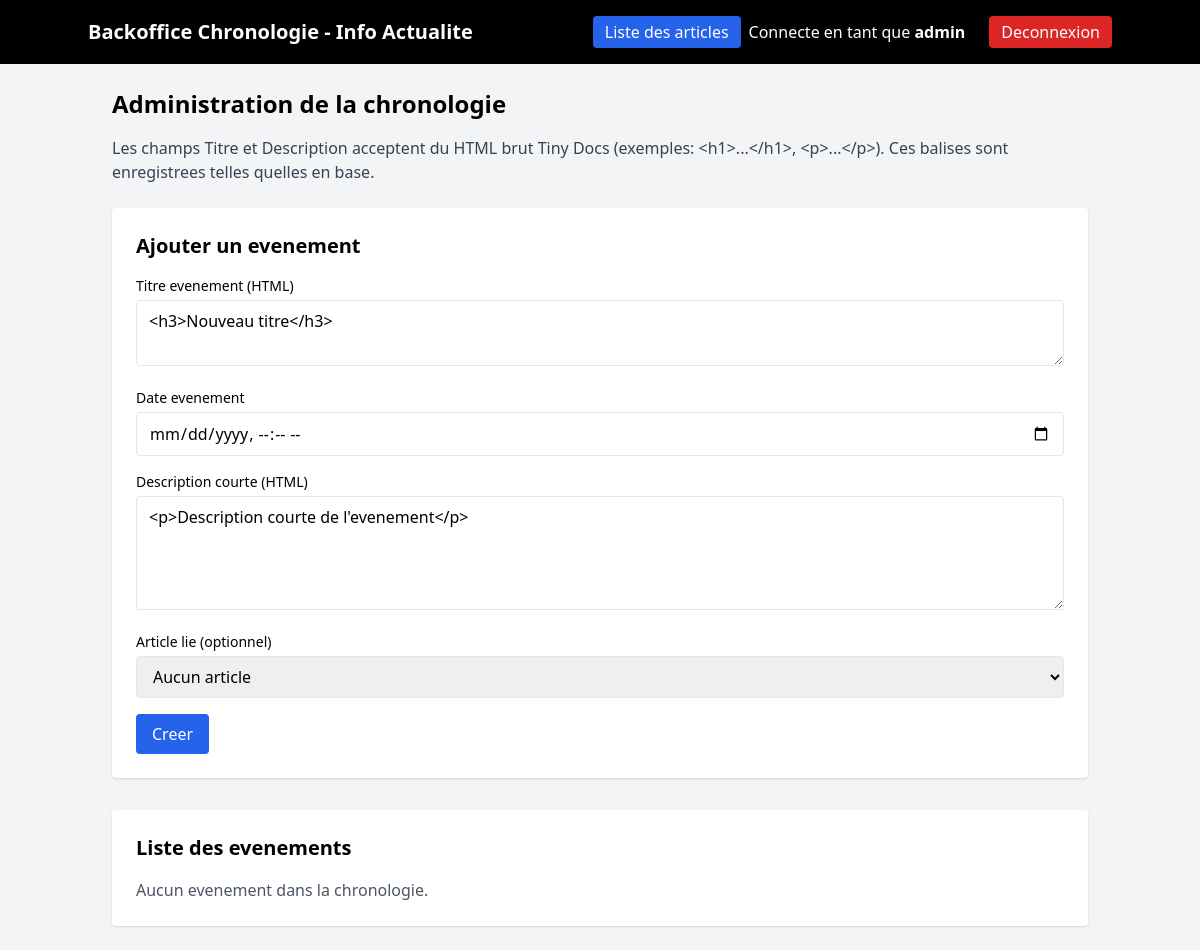
/pages/articles/backoffice_evenements_chronologie.php (signed in), run on an earlier commit of the app's database.
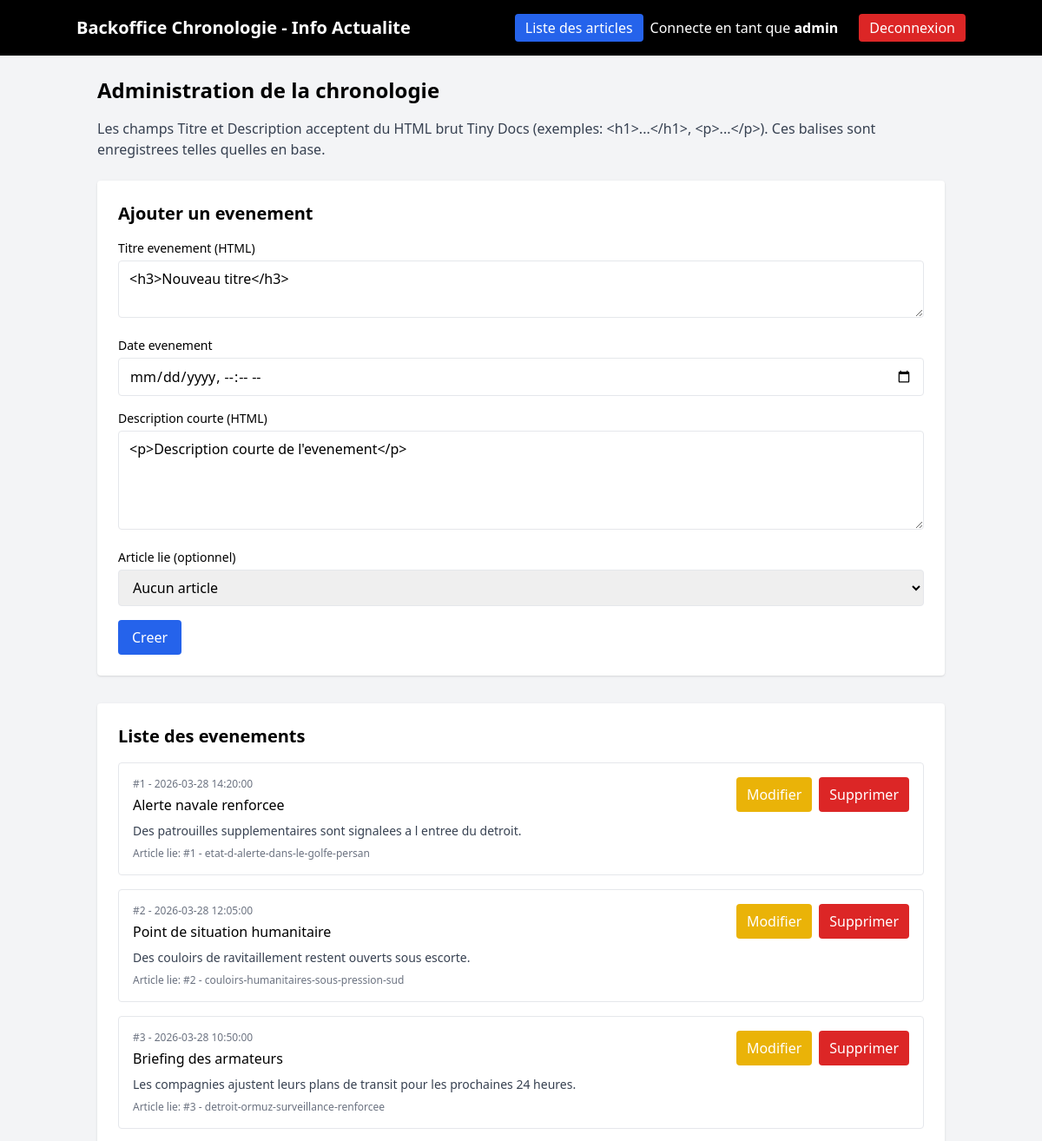
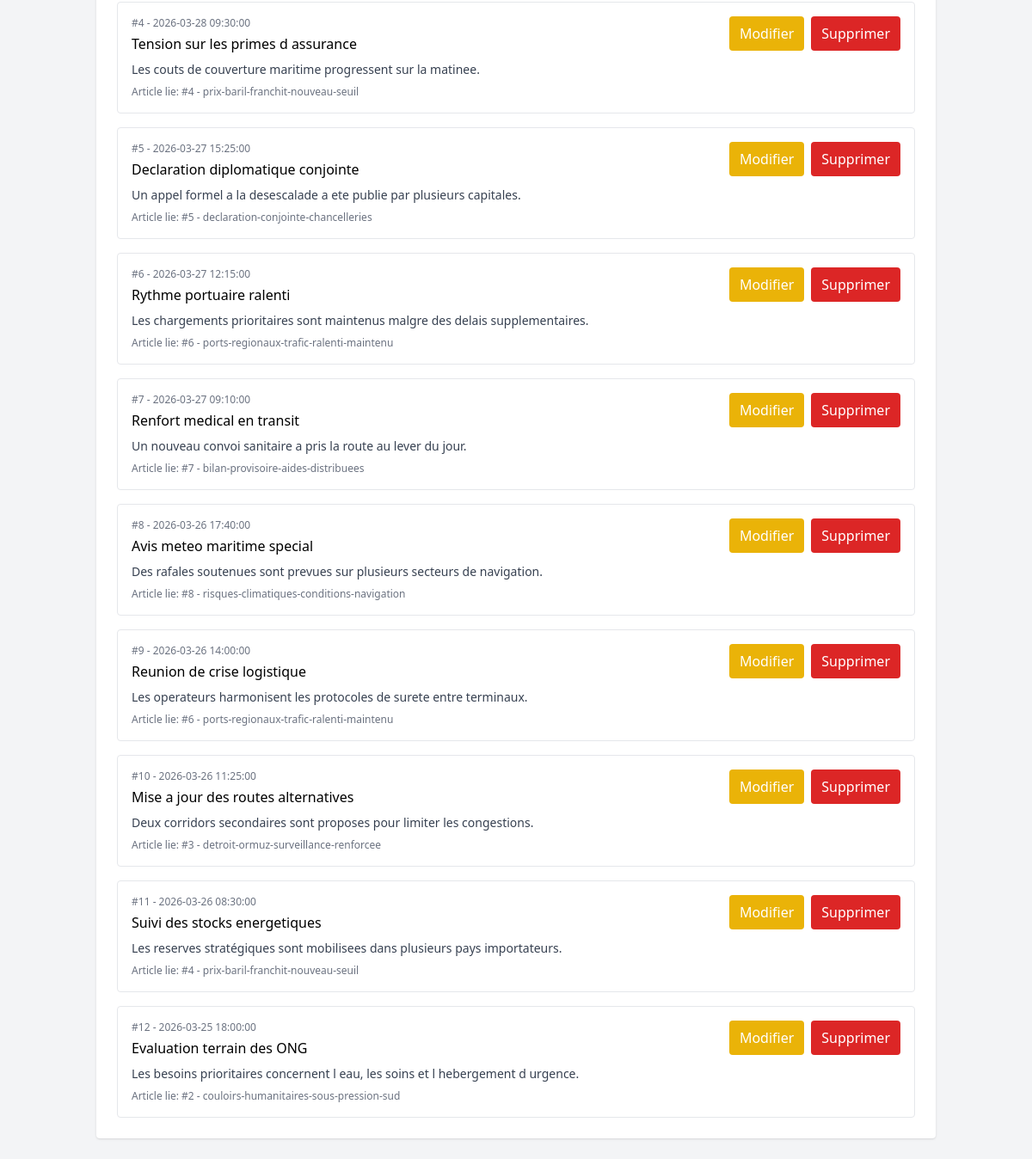
And on a later commit of the database (2 pictures, top to bottom).
### tables this page shows
CREATE TABLE evenements_chronologie (
    id                 INT PRIMARY KEY AUTO_INCREMENT,
    titre_evenement    VARCHAR(200),
    date_evenement     DATETIME NOT NULL,
    description_courte TEXT,
    id_article         INT,
    FOREIGN KEY (id_article) REFERENCES articles(id) ON DELETE SET NULL
);

CREATE TABLE articles (
    id               INT PRIMARY KEY AUTO_INCREMENT,
    titre            VARCHAR(255) NOT NULL,
    slug             VARCHAR(255) UNIQUE NOT NULL,  
    contenu          LONGTEXT NOT NULL,
    date_publication DATETIME DEFAULT CURRENT_TIMESTAMP,
    id_categorie     INT,
    FOREIGN KEY (id_categorie) REFERENCES categories(id) ON DELETE SET NULL
);

### models/Database.php (called while the page is built, shortened)
<?php
class Database
{
    private static $instance = null;
    private $pdo;
    private function __construct()
    {
        $host = getenv('DB_HOST') ?: '127.0.0.1';
        $db   = getenv('DB_NAME') ?: 'info_actualite';
        $user = getenv('DB_USER') ?: 'actualite_user';
        $pass = getenv('DB_PASS') ?: 'secret_pw';
        $charset = 'utf8mb4';
        $dsn = "mysql:host={$host};dbname={$db};charset={$charset}";
        $options = [
            PDO::ATTR_ERRMODE => PDO::ERRMODE_EXCEPTION,
            PDO::ATTR_DEFAULT_FETCH_MODE => PDO::FETCH_ASSOC,
            PDO::ATTR_EMULATE_PREPARES => false,
        ];
        $this->pdo = new PDO($dsn, $user, $pass, $options);
    }
    public static function getInstance()
    {
        if (self::$instance === null) {
            self::$instance = new self();
        }
        return self::$instance;
    }
    public function getConnection()
    {
        return $this->pdo;
    }
}

### services/ArticleService.php (called while the page is built, shortened)
<?php
require_once __DIR__ . '/../models/Database.php';
require_once __DIR__ . '/../models/AppModel.php';
class ArticleService
{
    private $model;
    public function __construct()
    {
        $this->db = Database::getInstance()->getConnection();
        $this->model = new AppModel($this->db);
    }
    public function getAllArticles(): array
    {
        return $this->model->getAll('articles');
    }
}

### controllers/AuthController.php (called while the page is built, shortened)
<?php
require_once __DIR__ . '/../services/ArticleService.php';
require_once __DIR__ . '/../services/EventChronologyService.php';
class AuthController
{
    private $articleService;
    private $eventChronologyService;
    public function __construct()
    {
        $this->articleService = new ArticleService();
        $this->eventChronologyService = new EventChronologyService();
    }
    public function listArticles(): array
    {
        return $this->articleService->getAllArticles();
    }
    public function listChronologyEvents(): array
    {
        return $this->eventChronologyService->getAllEvents();
    }
}

### services/EventChronologyService.php (called while the page is built, shortened)
<?php
require_once __DIR__ . '/../models/Database.php';
require_once __DIR__ . '/../models/AppModel.php';
class EventChronologyService
{
    private $model;
    public function __construct()
    {
        $db = Database::getInstance()->getConnection();
        $this->model = new AppModel($db);
    }
    public function getAllEvents(): array
    {
        return $this->model->getAll('evenements_chronologie');
    }
}

### models/AppModel.php (called while the page is built, shortened)
<?php
class AppModel
{
    private $db;
    public function __construct(PDO $base_db)
    {
        $this->db = $base_db;
    }
    public function getAll($table_name)
    {
        $stmt = $this->db->query("SELECT * FROM {$table_name}");
        return $stmt->fetchAll(PDO::FETCH_ASSOC);
    }
}

### pages/articles/backoffice_evenements_chronologie.php (the view, shortened to what the changed rows need)
<?php
require_once __DIR__ . '/../../controllers/AuthController.php';
$controller = new AuthController();
$events = $controller->listChronologyEvents();
$articles = $controller->listArticles();
$articlesById = [];
foreach ($articles as $article) {
    $articlesById[intval($article['id'])] = $article;
}
usort($events, static function ($a, $b) {
    return strcmp($b['date_evenement'], $a['date_evenement']);
});
?>
<!DOCTYPE html>
<html lang="fr">
<head>
    <script src="../../assets/js/tailwind.js"></script>
</head>
<body class="bg-gray-100 min-h-screen">
    <header class="bg-black text-white p-4">
        <div class="container mx-auto flex justify-between items-center">
            <h1 class="text-xl font-bold">Backoffice Chronologie - Info Actualite</h1>
        </div>
    </header>
    <main class="container mx-auto p-6">
        <h2 class="text-2xl font-bold mb-4">Administration de la chronologie</h2>
        <section class="bg-white p-6 rounded shadow">
            <h3 class="text-xl font-semibold mb-4">Liste des evenements</h3>
            <?php if (empty($events)): ?>
                <p class="text-gray-600">Aucun evenement dans la chronologie.</p>
            <?php else: ?>
                <div class="space-y-4">
                    <?php foreach ($events as $event): ?>
                        <article class="border rounded p-4">
                            <div class="flex flex-col md:flex-row md:items-start md:justify-between gap-3">
                                <div class="flex-1">
                                    <p class="text-xs text-gray-500 mb-1">#<?= intval($event['id']) ?> - <?= htmlspecialchars($event['date_evenement']) ?></p>
                                    <div class="prose max-w-none mb-2"><?= $event['titre_evenement'] ?></div>
                                    <div class="prose max-w-none text-sm text-gray-700"><?= $event['description_courte'] ?></div>
                                    <p class="text-xs text-gray-500 mt-2">
                                        Article lie:
                                        <?php
                                        $linkedArticleId = $event['id_article'] ? intval($event['id_article']) : null;
                                        if ($linkedArticleId && isset($articlesById[$linkedArticleId])) {
                                            echo '#' . $linkedArticleId . ' - ' . htmlspecialchars($articlesById[$linkedArticleId]['slug']);
                                        } else {
                                            echo 'Aucun';
                                        }
                                        ?>
                                    </p>
                                </div>
                                <div class="flex gap-2">
                                    <a href="backoffice_evenements_chronologie.php?edit_id=<?= intval($event['id']) ?>" class="bg-yellow-500 text-white px-3 py-2 rounded hover:bg-yellow-600">Modifier</a>
                                    <form action="../../controllers/traitement_evenements_chronologie.php" method="post" onsubmit="return confirm('Supprimer cet evenement ?');">
                                        <button type="submit" class="bg-red-600 text-white px-3 py-2 rounded hover:bg-red-700">Supprimer</button>
                                    </form>
                                </div>
                            </div>
                        </article>
                    <?php endforeach; ?>
                </div>
            <?php endif; ?>
        </section>
    </main>
</body>
</html>

What changed in the data, as far as the page shows it:
added evenements_chronologie: id "1", date_evenement "2026-03-28 14:20:00", titre_evenement "Alerte navale renforcee", description_courte "Des patrouilles supplementaires sont signalees a l entree du detroit.", id_article "1", id_article.slug "etat-d-alerte-dans-le-golfe-persan"
added evenements_chronologie: id "2", date_evenement "2026-03-28 12:05:00", titre_evenement "Point de situation humanitaire", description_courte "Des couloirs de ravitaillement restent ouverts sous escorte.", id_article "2", id_article.slug "couloirs-humanitaires-sous-pression-sud"
added evenements_chronologie: id "3", date_evenement "2026-03-28 10:50:00", titre_evenement "Briefing des armateurs", description_courte "Les compagnies ajustent leurs plans de transit pour les prochaines 24 heures.", id_article "3", id_article.slug "detroit-ormuz-surveillance-renforcee"
added evenements_chronologie: id "4", date_evenement "2026-03-28 09:30:00", titre_evenement "Tension sur les primes d assurance", description_courte "Les couts de couverture maritime progressent sur la matinee.", id_article "4", id_article.slug "prix-baril-franchit-nouveau-seuil"
added evenements_chronologie: id "5", date_evenement "2026-03-27 15:25:00", titre_evenement "Declaration diplomatique conjointe", description_courte "Un appel formel a la desescalade a ete publie par plusieurs capitales.", id_article "5", id_article.slug "declaration-conjointe-chancelleries"
added evenements_chronologie: id "6", date_evenement "2026-03-27 12:15:00", titre_evenement "Rythme portuaire ralenti", description_courte "Les chargements prioritaires sont maintenus malgre des delais supplementaires.", id_article "6", id_article.slug "ports-regionaux-trafic-ralenti-maintenu"
added evenements_chronologie: id "7", date_evenement "2026-03-27 09:10:00", titre_evenement "Renfort medical en transit", description_courte "Un nouveau convoi sanitaire a pris la route au lever du jour.", id_article "7", id_article.slug "bilan-provisoire-aides-distribuees"
added evenements_chronologie: id "8", date_evenement "2026-03-26 17:40:00", titre_evenement "Avis meteo maritime special", description_courte "Des rafales soutenues sont prevues sur plusieurs secteurs de navigation.", id_article "8", id_article.slug "risques-climatiques-conditions-navigation"
added evenements_chronologie: id "9", date_evenement "2026-03-26 14:00:00", titre_evenement "Reunion de crise logistique", description_courte "Les operateurs harmonisent les protocoles de surete entre terminaux.", id_article "6", id_article.slug "ports-regionaux-trafic-ralenti-maintenu"
added evenements_chronologie: id "10", date_evenement "2026-03-26 11:25:00", titre_evenement "Mise a jour des routes alternatives", description_courte "Deux corridors secondaires sont proposes pour limiter les congestions.", id_article "3", id_article.slug "detroit-ormuz-surveillance-renforcee"
added evenements_chronologie: id "11", date_evenement "2026-03-26 08:30:00", titre_evenement "Suivi des stocks energetiques", description_courte "Les reserves stratégiques sont mobilisees dans plusieurs pays importateurs.", id_article "4", id_article.slug "prix-baril-franchit-nouveau-seuil"
added evenements_chronologie: id "12", date_evenement "2026-03-25 18:00:00", titre_evenement "Evaluation terrain des ONG", description_courte "Les besoins prioritaires concernent l eau, les soins et l hebergement d urgence.", id_article "2", id_article.slug "couloirs-humanitaires-sous-pression-sud"
Also different on the page:
text no longer shown: "Aucun evenement dans la chronologie."
